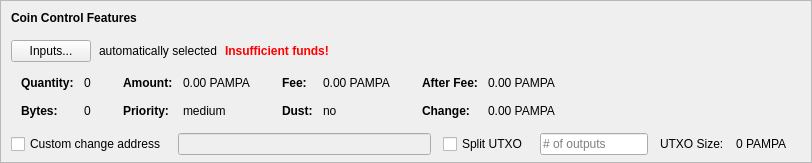
    <widget class="QFrame" name="frameCoinControl">
     <property name="sizePolicy">
      <sizepolicy hsizetype="Expanding" vsizetype="Expanding">
       <horstretch>0</horstretch>
       <verstretch>0</verstretch>
      </sizepolicy>
     </property>
     <property name="maximumSize">
      <size>
       <width>16777215</width>
       <height>16777215</height>
      </size>
     </property>
     <property name="frameShape">
      <enum>QFrame::StyledPanel</enum>
     </property>
     <property name="frameShadow">
      <enum>QFrame::Sunken</enum>
     </property>
     <layout class="QVBoxLayout" name="verticalLayoutCoinControl2">
      <property name="spacing">
       <number>0</number>
      </property>
      <property name="leftMargin">
       <number>0</number>
      </property>
      <property name="topMargin">
       <number>0</number>
      </property>
      <property name="rightMargin">
       <number>0</number>
      </property>
      <property name="bottomMargin">
       <number>6</number>
      </property>
      <item>
       <layout class="QVBoxLayout" name="verticalLayoutCoinControl" stretch="0,0,0,0,1">
        <property name="spacing">
         <number>0</number>
        </property>
        <property name="leftMargin">
         <number>10</number>
        </property>
        <property name="topMargin">
         <number>10</number>
        </property>
        <item>
         <layout class="QHBoxLayout" name="horizontalLayoutCoinControl1">
          <property name="bottomMargin">
           <number>15</number>
          </property>
          <item>
           <widget class="QLabel" name="labelCoinControlFeatures">
            <property name="sizePolicy">
             <sizepolicy hsizetype="Preferred" vsizetype="Maximum">
              <horstretch>0</horstretch>
              <verstretch>0</verstretch>
             </sizepolicy>
            </property>
            <property name="font">
             <font>
              <weight>75</weight>
              <bold>true</bold>
             </font>
            </property>
            <property name="styleSheet">
             <string notr="true">font-weight:bold;</string>
            </property>
            <property name="text">
             <string>Coin Control Features</string>
            </property>
           </widget>
          </item>
         </layout>
        </item>
        <item>
         <layout class="QHBoxLayout" name="horizontalLayoutCoinControl2" stretch="0,0,0,0">
          <property name="spacing">
           <number>8</number>
          </property>
          <property name="bottomMargin">
           <number>10</number>
          </property>
          <item>
           <widget class="QPushButton" name="pushButtonCoinControl">
            <property name="styleSheet">
             <string notr="true"/>
            </property>
            <property name="text">
             <string>Inputs...</string>
            </property>
            <property name="autoDefault">
             <bool>false</bool>
            </property>
           </widget>
          </item>
          <item>
           <widget class="QLabel" name="labelCoinControlAutomaticallySelected">
            <property name="text">
             <string>automatically selected</string>
            </property>
            <property name="margin">
             <number>5</number>
            </property>
           </widget>
          </item>
          <item>
           <widget class="QLabel" name="labelCoinControlInsuffFunds">
            <property name="font">
             <font>
              <weight>75</weight>
              <bold>true</bold>
             </font>
            </property>
            <property name="styleSheet">
             <string notr="true">color:red;font-weight:bold;</string>
            </property>
            <property name="text">
             <string>Insufficient funds!</string>
            </property>
            <property name="margin">
             <number>5</number>
            </property>
           </widget>
          </item>
          <item>
           <spacer name="horizontalSpacerCoinControl">
            <property name="orientation">
             <enum>Qt::Horizontal</enum>
            </property>
            <property name="sizeHint" stdset="0">
             <size>
              <width>40</width>
              <height>1</height>
             </size>
            </property>
           </spacer>
          </item>
         </layout>
        </item>
        <item>
         <widget class="QWidget" name="widgetCoinControl" native="true">
          <property name="sizePolicy">
           <sizepolicy hsizetype="Preferred" vsizetype="Preferred">
            <horstretch>0</horstretch>
            <verstretch>0</verstretch>
           </sizepolicy>
          </property>
          <property name="minimumSize">
           <size>
            <width>0</width>
            <height>0</height>
           </size>
          </property>
          <property name="styleSheet">
           <string notr="true"/>
          </property>
          <layout class="QHBoxLayout" name="horizontalLayoutCoinControl5">
           <property name="leftMargin">
            <number>0</number>
           </property>
           <property name="topMargin">
            <number>0</number>
           </property>
           <property name="rightMargin">
            <number>0</number>
           </property>
           <property name="bottomMargin">
            <number>0</number>
           </property>
           <item>
            <layout class="QHBoxLayout" name="horizontalLayoutCoinControl3" stretch="0,0,0,1">
             <property name="spacing">
              <number>20</number>
             </property>
             <property name="topMargin">
              <number>0</number>
             </property>
             <property name="bottomMargin">
              <number>10</number>
             </property>
             <item>
              <layout class="QFormLayout" name="formLayoutCoinControl1">
               <property name="horizontalSpacing">
                <number>10</number>
               </property>
               <property name="verticalSpacing">
                <number>14</number>
               </property>
               <property name="leftMargin">
                <number>10</number>
               </property>
               <property name="topMargin">
                <number>4</number>
               </property>
               <property name="rightMargin">
                <number>6</number>
               </property>
               <item row="0" column="0">
                <widget class="QLabel" name="labelCoinControlQuantityText">
                 <property name="font">
                  <font>
                   <weight>75</weight>
                   <bold>true</bold>
                  </font>
                 </property>
                 <property name="text">
                  <string>Quantity:</string>
                 </property>
                 <property name="margin">
                  <number>0</number>
                 </property>
                </widget>
               </item>
               <item row="0" column="1">
                <widget class="QLabel" name="labelCoinControlQuantity">
                 <property name="cursor">
                  <cursorShape>IBeamCursor</cursorShape>
                 </property>
                 <property name="contextMenuPolicy">
                  <enum>Qt::ActionsContextMenu</enum>
                 </property>
                 <property name="text">
                  <string notr="true">0</string>
                 </property>
                 <property name="margin">
                  <number>0</number>
                 </property>
                 <property name="textInteractionFlags">
                  <set>Qt::LinksAccessibleByMouse|Qt::TextSelectableByKeyboard|Qt::TextSelectableByMouse</set>
                 </property>
                </widget>
               </item>
               <item row="1" column="0">
                <widget class="QLabel" name="labelCoinControlBytesText">
                 <property name="font">
                  <font>
                   <weight>75</weight>
                   <bold>true</bold>
                  </font>
                 </property>
                 <property name="text">
                  <string>Bytes:</string>
                 </property>
                </widget>
               </item>
               <item row="1" column="1">
                <widget class="QLabel" name="labelCoinControlBytes">
                 <property name="cursor">
                  <cursorShape>IBeamCursor</cursorShape>
                 </property>
                 <property name="contextMenuPolicy">
                  <enum>Qt::ActionsContextMenu</enum>
                 </property>
                 <property name="text">
                  <string notr="true">0</string>
                 </property>
                 <property name="textInteractionFlags">
                  <set>Qt::LinksAccessibleByMouse|Qt::TextSelectableByKeyboard|Qt::TextSelectableByMouse</set>
                 </property>
                </widget>
               </item>
              </layout>
             </item>
             <item>
              <layout class="QFormLayout" name="formLayoutCoinControl2">
               <property name="horizontalSpacing">
                <number>10</number>
               </property>
               <property name="verticalSpacing">
                <number>14</number>
               </property>
               <property name="leftMargin">
                <number>6</number>
               </property>
               <property name="topMargin">
                <number>4</number>
               </property>
               <property name="rightMargin">
                <number>6</number>
               </property>
               <item row="0" column="0">
                <widget class="QLabel" name="labelCoinControlAmountText">
                 <property name="font">
                  <font>
                   <weight>75</weight>
                   <bold>true</bold>
                  </font>
                 </property>
                 <property name="text">
                  <string>Amount:</string>
                 </property>
                 <property name="margin">
                  <number>0</number>
                 </property>
                </widget>
               </item>
               <item row="0" column="1">
                <widget class="QLabel" name="labelCoinControlAmount">
                 <property name="cursor">
                  <cursorShape>IBeamCursor</cursorShape>
                 </property>
                 <property name="contextMenuPolicy">
                  <enum>Qt::ActionsContextMenu</enum>
                 </property>
                 <property name="text">
                  <string notr="true">0.00 PAMPA</string>
                 </property>
                 <property name="textInteractionFlags">
                  <set>Qt::LinksAccessibleByMouse|Qt::TextSelectableByKeyboard|Qt::TextSelectableByMouse</set>
                 </property>
                </widget>
               </item>
               <item row="1" column="0">
                <widget class="QLabel" name="labelCoinControlPriorityText">
                 <property name="font">
                  <font>
                   <weight>75</weight>
                   <bold>true</bold>
                  </font>
                 </property>
                 <property name="text">
                  <string>Priority:</string>
                 </property>
                </widget>
               </item>
               <item row="1" column="1">
                <widget class="QLabel" name="labelCoinControlPriority">
                 <property name="cursor">
                  <cursorShape>IBeamCursor</cursorShape>
                 </property>
                 <property name="contextMenuPolicy">
                  <enum>Qt::ActionsContextMenu</enum>
                 </property>
                 <property name="text">
                  <string>medium</string>
                 </property>
                 <property name="textInteractionFlags">
                  <set>Qt::LinksAccessibleByMouse|Qt::TextSelectableByKeyboard|Qt::TextSelectableByMouse</set>
                 </property>
                </widget>
               </item>
              </layout>
             </item>
             <item>
              <layout class="QFormLayout" name="formLayoutCoinControl3">
               <property name="horizontalSpacing">
                <number>10</number>
               </property>
               <property name="verticalSpacing">
                <number>14</number>
               </property>
               <property name="leftMargin">
                <number>6</number>
               </property>
               <property name="topMargin">
                <number>4</number>
               </property>
               <property name="rightMargin">
                <number>6</number>
               </property>
               <item row="0" column="0">
                <widget class="QLabel" name="labelCoinControlFeeText">
                 <property name="font">
                  <font>
                   <weight>75</weight>
                   <bold>true</bold>
                  </font>
                 </property>
                 <property name="text">
                  <string>Fee:</string>
                 </property>
                 <property name="margin">
                  <number>0</number>
                 </property>
                </widget>
               </item>
               <item row="0" column="1">
                <widget class="QLabel" name="labelCoinControlFee">
                 <property name="cursor">
                  <cursorShape>IBeamCursor</cursorShape>
                 </property>
                 <property name="contextMenuPolicy">
                  <enum>Qt::ActionsContextMenu</enum>
                 </property>
                 <property name="text">
                  <string notr="true">0.00 PAMPA</string>
                 </property>
                 <property name="textInteractionFlags">
                  <set>Qt::LinksAccessibleByMouse|Qt::TextSelectableByKeyboard|Qt::TextSelectableByMouse</set>
                 </property>
                </widget>
               </item>
               <item row="1" column="0">
                <widget class="QLabel" name="labelCoinControlLowOutputText">
                 <property name="font">
                  <font>
                   <weight>75</weight>
                   <bold>true</bold>
                  </font>
                 </property>
                 <property name="text">
                  <string>Dust:</string>
                 </property>
                </widget>
               </item>
               <item row="1" column="1">
                <widget class="QLabel" name="labelCoinControlLowOutput">
                 <property name="cursor">
                  <cursorShape>IBeamCursor</cursorShape>
                 </property>
                 <property name="contextMenuPolicy">
                  <enum>Qt::ActionsContextMenu</enum>
                 </property>
                 <property name="text">
                  <string>no</string>
                 </property>
                 <property name="textInteractionFlags">
                  <set>Qt::LinksAccessibleByMouse|Qt::TextSelectableByKeyboard|Qt::TextSelectableByMouse</set>
                 </property>
                </widget>
               </item>
              </layout>
             </item>
             <item>
              <layout class="QFormLayout" name="formLayoutCoinControl4">
               <property name="horizontalSpacing">
                <number>10</number>
               </property>
               <property name="verticalSpacing">
                <number>14</number>
               </property>
               <property name="leftMargin">
                <number>6</number>
               </property>
               <property name="topMargin">
                <number>4</number>
               </property>
               <property name="rightMargin">
                <number>6</number>
               </property>
               <item row="0" column="0">
                <widget class="QLabel" name="labelCoinControlAfterFeeText">
                 <property name="font">
                  <font>
                   <weight>75</weight>
                   <bold>true</bold>
                  </font>
                 </property>
                 <property name="text">
                  <string>After Fee:</string>
                 </property>
                 <property name="margin">
                  <number>0</number>
                 </property>
                </widget>
               </item>
               <item row="0" column="1">
                <widget class="QLabel" name="labelCoinControlAfterFee">
                 <property name="cursor">
                  <cursorShape>IBeamCursor</cursorShape>
                 </property>
                 <property name="contextMenuPolicy">
                  <enum>Qt::ActionsContextMenu</enum>
                 </property>
                 <property name="text">
                  <string notr="true">0.00 PAMPA</string>
                 </property>
                 <property name="textInteractionFlags">
                  <set>Qt::LinksAccessibleByMouse|Qt::TextSelectableByKeyboard|Qt::TextSelectableByMouse</set>
                 </property>
                </widget>
               </item>
               <item row="1" column="0">
                <widget class="QLabel" name="labelCoinControlChangeText">
                 <property name="font">
                  <font>
                   <weight>75</weight>
                   <bold>true</bold>
                  </font>
                 </property>
                 <property name="text">
                  <string>Change:</string>
                 </property>
                </widget>
               </item>
               <item row="1" column="1">
                <widget class="QLabel" name="labelCoinControlChange">
                 <property name="cursor">
                  <cursorShape>IBeamCursor</cursorShape>
                 </property>
                 <property name="contextMenuPolicy">
                  <enum>Qt::ActionsContextMenu</enum>
                 </property>
                 <property name="text">
                  <string notr="true">0.00 PAMPA</string>
                 </property>
                 <property name="textInteractionFlags">
                  <set>Qt::LinksAccessibleByMouse|Qt::TextSelectableByKeyboard|Qt::TextSelectableByMouse</set>
                 </property>
                </widget>
               </item>
              </layout>
             </item>
            </layout>
           </item>
          </layout>
         </widget>
        </item>
        <item>
         <layout class="QHBoxLayout" name="horizontalLayoutCoinControl4" stretch="0,0,0,0,0,0,0">
          <property name="spacing">
           <number>12</number>
          </property>
          <property name="sizeConstraint">
           <enum>QLayout::SetDefaultConstraint</enum>
          </property>
          <property name="topMargin">
           <number>5</number>
          </property>
          <property name="rightMargin">
           <number>5</number>
          </property>
          <item>
           <widget class="QCheckBox" name="checkBoxCoinControlChange">
            <property name="toolTip">
             <string>If this is activated, but the change address is empty or invalid, change will be sent to a newly generated address.</string>
            </property>
            <property name="text">
             <string>Custom change address</string>
            </property>
           </widget>
          </item>
          <item>
           <widget class="QValidatedLineEdit" name="lineEditCoinControlChange">
            <property name="enabled">
             <bool>false</bool>
            </property>
            <property name="sizePolicy">
             <sizepolicy hsizetype="Expanding" vsizetype="Fixed">
              <horstretch>0</horstretch>
              <verstretch>0</verstretch>
             </sizepolicy>
            </property>
           </widget>
          </item>
          <item>
           <widget class="QCheckBox" name="splitBlockCheckBox">
            <property name="text">
             <string>Split UTXO</string>
            </property>
           </widget>
          </item>
          <item>
           <widget class="QLineEdit" name="splitBlockLineEdit">
            <property name="sizePolicy">
             <sizepolicy hsizetype="Fixed" vsizetype="Fixed">
              <horstretch>50</horstretch>
              <verstretch>0</verstretch>
             </sizepolicy>
            </property>
            <property name="placeholderText">
             <string># of outputs</string>
            </property>
           </widget>
          </item>
          <item>
           <widget class="QLabel" name="labelBlockSizeText">
            <property name="text">
             <string>UTXO Size:</string>
            </property>
           </widget>
          </item>
          <item>
           <widget class="QLabel" name="labelBlockSize">
            <property name="text">
             <string>0 PAMPA</string>
            </property>
           </widget>
          </item>
          <item>
           <widget class="QLabel" name="labelCoinControlChangeLabel">
            <property name="sizePolicy">
             <sizepolicy hsizetype="Preferred" vsizetype="Expanding">
              <horstretch>0</horstretch>
              <verstretch>0</verstretch>
             </sizepolicy>
            </property>
            <property name="minimumSize">
             <size>
              <width>0</width>
              <height>0</height>
             </size>
            </property>
            <property name="text">
             <string/>
            </property>
            <property name="margin">
             <number>3</number>
            </property>
           </widget>
          </item>
         </layout>
        </item>
        <item>
         <spacer name="verticalSpacerCoinControl">
          <property name="orientation">
           <enum>Qt::Vertical</enum>
          </property>
          <property name="sizeHint" stdset="0">
           <size>
            <width>800</width>
            <height>1</height>
           </size>
          </property>
         </spacer>
        </item>
       </layout>
      </item>
     </layout>
    </widget>
